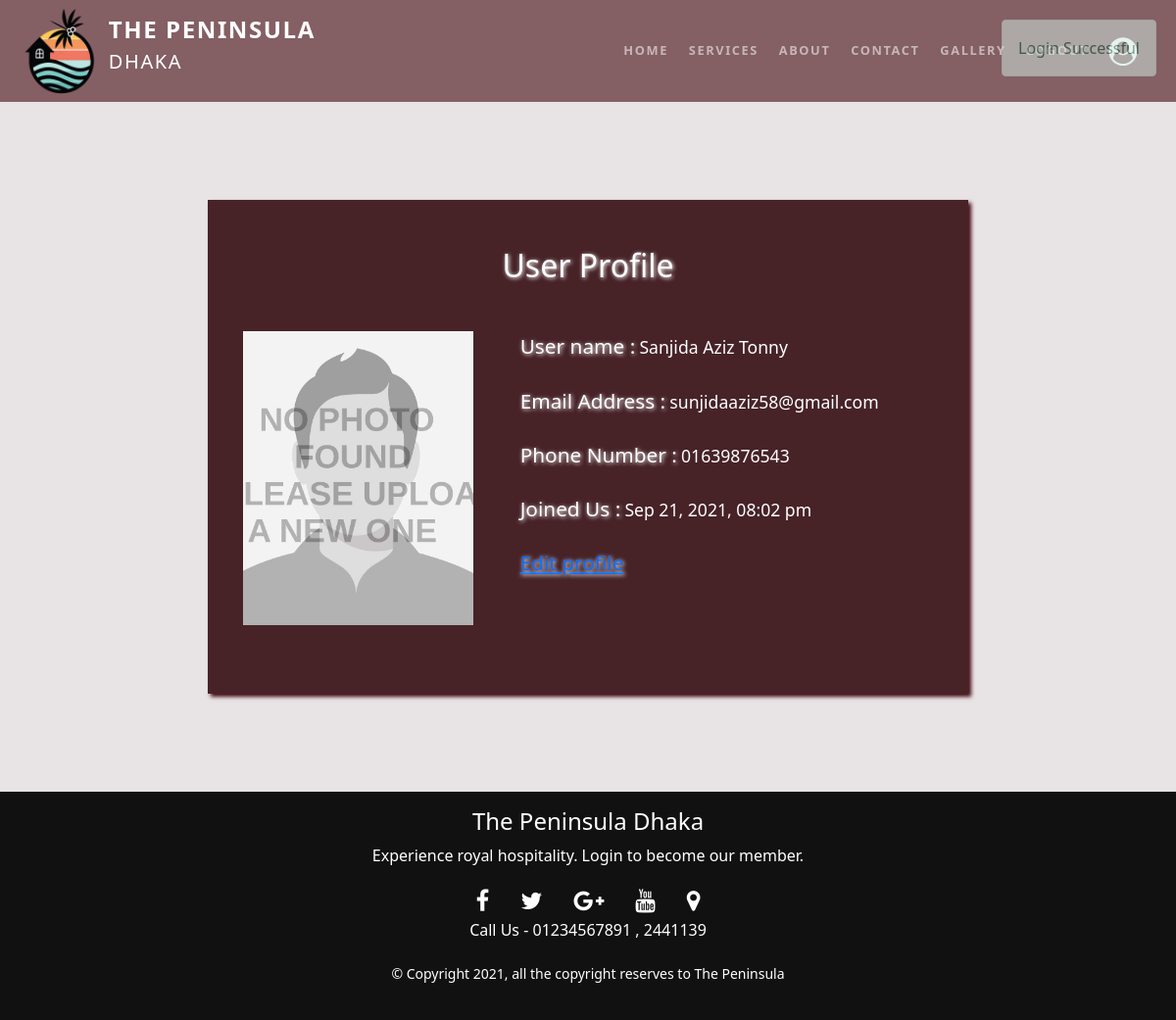
The app's page /profile.php (signed in) with its own data.
### tables this page shows
CREATE TABLE `user` (
  `user_id` int(11) NOT NULL,
  `user_name` varchar(255) NOT NULL,
  `user_email` varchar(255) NOT NULL,
  `user_phone` varchar(25) NOT NULL,
  `user_password` text NOT NULL,
  `user_photo` varchar(255) DEFAULT NULL,
  `activation_code` varchar(255) DEFAULT NULL,
  `status` int(11) NOT NULL,
  `created_date` datetime NOT NULL
);

### functions.php (called while the page is built, shortened)
<?php
function is_logged_in() {
    if(isset($_SESSION['user_email'])) return true;
    else return false;
}

### profile.php (the view, shortened to what this page needs)
<?php
function current_user_info(){
	require_once ('db/connection.php');
	if(is_logged_in()){
		$email= $_SESSION['user_email'];
		$sqlSelect = "SELECT * FROM user where user_email='$email'";
		$result = mysqli_query($link,$sqlSelect);
		$noOfRow = mysqli_num_rows($result);
		if($noOfRow){
			$row= mysqli_fetch_assoc($result);
			return $row;
		}
	}
	else{
		$msg= "no user logged in";
		redirect("login.php",$msg);
	}
}
?>
<!doctype html>
<html lang="en">
	<head>
		<?php $page='profile'; include 'includes/head.php'; ?>
	</head>
	<body>
		<header>
			<?php include 'includes/navbar.php'; ?>
		</header>
		<?php if(isset($_SESSION['msg'])) { ?>
            <div id="message_alert" style="z-index: 2000; position: fixed; top: 0; right: 0; margin-right: 20px; margin-top: 20px;" class="alert alert-success">
                <?php
                    echo $_SESSION['msg'];
                 ?>
            </div>
        <?php } ?>
		<?php
            $current_user= current_user_info();
            $profile_photo = ($current_user['user_photo'] == NULL) ? 'images/fallback-profile-photo.jpg' : 'upload/'.$current_user['user_photo'];
        ?>
		<div class="container p-0  user_profile_background_img">
			<div class="row justify-content-center ">
				<div class="col-sm-12 col-md-10 col-lg-8 p-0 ">
					<div class="container-fluid user_profile p-5 ">
						<h2 class="mb-5 text-center ">User Profile</h2>
						<div class=" row justify-content-center">
							<div class="col-xs-8 col-sm-8 col-md-6 col-lg-4 profile-photo" style="background-image: url('<?php echo $profile_photo; ?>');">
							</div>
							<div class="col-md-6 col-lg-8 ps-5">
								<div class="mb-4">
							    	<span class="label">User name :</span>
							    	<span class="">
							    		<?php echo $current_user['user_name'] ?>
							    	</span>
						  		</div>
							  	<div class="mb-4">
							    	<span class="label">Email Address :</span>
							    	<span>
							    		<?php echo $current_user['user_email'] ?>
							    	</span>
							  	</div>
							  	<div class="mb-4">
							    	<span class="label">Phone Number :</span>
							    	<span class="">
							    		<?php echo $current_user['user_phone'] ?>
							    	</span>
							  	</div>
							  	<div class="mb-4">
								    <span class="label">Joined Us :</span>
							    	<span class="">
							    		<?php echo date('M d, Y, h:i a', strtotime($current_user['created_date'])) ?>
							    	</span>
							  	</div>
							  	<div>
								    <a href="edit_profile.php">Edit profile</a>
							  	</div>
							</div>
					</div>
					</div>
				</div>
			</div>
		</div>
		<footer>
			<?php include 'includes/footer.php'; ?>
		</footer>
	</body>
</html>

### css/mystylesheet.css (style rules this page uses)
body { overflow-x: hidden; color: #000000; box-sizing: border-box; background-color: #e8e3e5; }
.user_profile { color: white; background: #472328!important; background:transparent; border: 0px; padding:40px 20px 20px 20px; box-shadow: 3px 3px 4px #42070e; margin-top: 104px!important; padding-bottom: 70px!important; margin-top: 204px!important; margin-bottom: 100px!important; }
.user_profile h2 { text-shadow: 1px 1px 4px white; }
.user_profile .label,.user_profile a { font-size: 1.3rem; text-shadow: 1px 1px 4px white; }
.user_profile span { font-size: 1.1rem; }
.profile-photo { min-height: 300px; background-size: cover; background-repeat: no-repeat; background-position: center; }

### records on screen
user: user_name "Sanjida Aziz Tonny", user_email "sunjidaaziz58@gmail.com", user_phone "01639876543", created_date "Sep 21, 2021, 08:02 pm"

### other values on screen
$_SESSION['msg'] "Login Successful"
